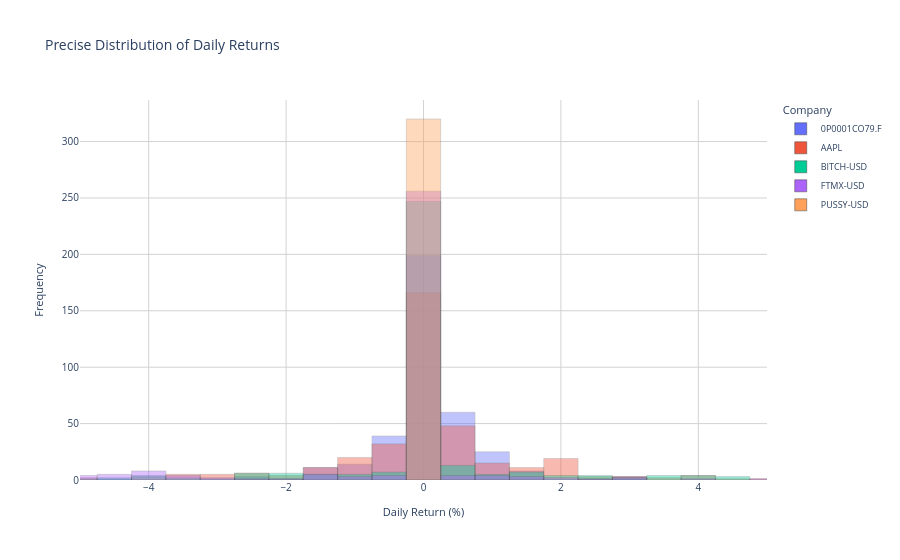

The cell this chart's notebook holds for it:
### Code cell
# B.3 Now let's create a distribution plot for the daily returns of all companies to compare their volatility and return behavior. 
# Melt the DataFrame so Plotly can read the columns as categories. We will reset the index to turn the date into a column, and then use the melt function to create a long-format DataFrame where we have one column for the company name (which will be used for coloring) and one column for the daily return values. This format is ideal for creating a distribution plot with Plotly Express.
melted_returns = daily_returns_df.reset_index().melt(
    id_vars=daily_returns_df.index.name or "Date",
    var_name="Company",
    value_name="Daily Return (%)")
# Create an interactive, high-precision distribution plot
fig_density = px.histogram(
    melted_returns,
    x="Daily Return (%)",
    color="Company",
    title="Precise Distribution of Daily Returns",
    barmode="overlay",
    opacity=0.4,
    nbins=200  # Creates tiny bars that form a smooth distribution shape
)
# Layout configuration updated with valid axis font properties
fig_density.update_layout(
    plot_bgcolor="white",
    title=dict(font=dict(size=14)),
    xaxis=dict(
        showgrid=True, 
        gridcolor="lightgray", 
        range=[-5, 5], 
        tickfont=dict(size=10),       # Valid property for axis numbers
        title=dict(text="Daily Return (%)", font=dict(size=11))  # Valid property for label
    ),
    yaxis=dict(
        showgrid=True, 
        gridcolor="lightgray", 
        tickfont=dict(size=10),       # Valid property for axis numbers
        title=dict(text="Frequency", font=dict(size=11))         # Valid property for label
    ),
    legend=dict(font=dict(size=9))
)
fig_density.update_traces(marker=dict(line=dict(width=0.5)))
# Save as an interactive HTML file
density_html_path = os.path.join(output_folder, "precise_returns_distribution.html")
fig_density.write_html(density_html_path)
print(f" [SUCCESS] Saved interactive distribution chart to: {density_html_path}")
# Display the interactive graph
fig_density.show()

### Figure 1 — Plotly figure (JSON) as saved in the notebook; plotly's stock layout.template omitted (floating-point values rounded to 4 significant figures; data arrays with more than 128 entries replaced by an {"elided": "..."} marker saying what was removed)
{"data": [{"bingroup": "x", "hovertemplate": "Company=0P0001CO79.F<br>Daily Return (%)=%{x}<br>count=%{y}<extra></extra>", "legendgroup": "0P0001CO79.F", "marker": {"color": "#636efa", "line": {"width": 0.5}, "opacity": 0.4, "pattern": {"shape": ""}}, "name": "0P0001CO79.F", "nbinsx": 200, "orientation": "v", "showlegend": true, "type": "histogram", "x": {"elided": "365 float values"}, "xaxis": "x", "yaxis": "y"}, {"bingroup": "x", "hovertemplate": "Company=AAPL<br>Daily Return (%)=%{x}<br>count=%{y}<extra></extra>", "legendgroup": "AAPL", "marker": {"color": "#EF553B", "line": {"width": 0.5}, "opacity": 0.4, "pattern": {"shape": ""}}, "name": "AAPL", "nbinsx": 200, "orientation": "v", "showlegend": true, "type": "histogram", "x": {"elided": "365 float values"}, "xaxis": "x", "yaxis": "y"}, {"bingroup": "x", "hovertemplate": "Company=BITCH-USD<br>Daily Return (%)=%{x}<br>count=%{y}<extra></extra>", "legendgroup": "BITCH-USD", "marker": {"color": "#00cc96", "line": {"width": 0.5}, "opacity": 0.4, "pattern": {"shape": ""}}, "name": "BITCH-USD", "nbinsx": 200, "orientation": "v", "showlegend": true, "type": "histogram", "x": {"elided": "365 float values"}, "xaxis": "x", "yaxis": "y"}, {"bingroup": "x", "hovertemplate": "Company=FTMX-USD<br>Daily Return (%)=%{x}<br>count=%{y}<extra></extra>", "legendgroup": "FTMX-USD", "marker": {"color": "#ab63fa", "line": {"width": 0.5}, "opacity": 0.4, "pattern": {"shape": ""}}, "name": "FTMX-USD", "nbinsx": 200, "orientation": "v", "showlegend": true, "type": "histogram", "x": {"elided": "365 float values"}, "xaxis": "x", "yaxis": "y"}, {"bingroup": "x", "hovertemplate": "Company=PUSSY-USD<br>Daily Return (%)=%{x}<br>count=%{y}<extra></extra>", "legendgroup": "PUSSY-USD", "marker": {"color": "#FFA15A", "line": {"width": 0.5}, "opacity": 0.4, "pattern": {"shape": ""}}, "name": "PUSSY-USD", "nbinsx": 200, "orientation": "v", "showlegend": true, "type": "histogram", "x": {"elided": "365 float values"}, "xaxis": "x", "yaxis": "y"}], "layout": {"barmode": "overlay", "legend": {"font": {"size": 9}, "title": {"text": "Company"}, "tracegroupgap": 0}, "plot_bgcolor": "white", "title": {"font": {"size": 14}, "text": "Precise Distribution of Daily Returns"}, "xaxis": {"anchor": "y", "domain": [0, 1], "gridcolor": "lightgray", "range": [-5, 5], "showgrid": true, "tickfont": {"size": 10}, "title": {"font": {"size": 11}, "text": "Daily Return (%)"}}, "yaxis": {"anchor": "x", "domain": [0, 1], "gridcolor": "lightgray", "showgrid": true, "tickfont": {"size": 10}, "title": {"font": {"size": 11}, "text": "Frequency"}}}}
